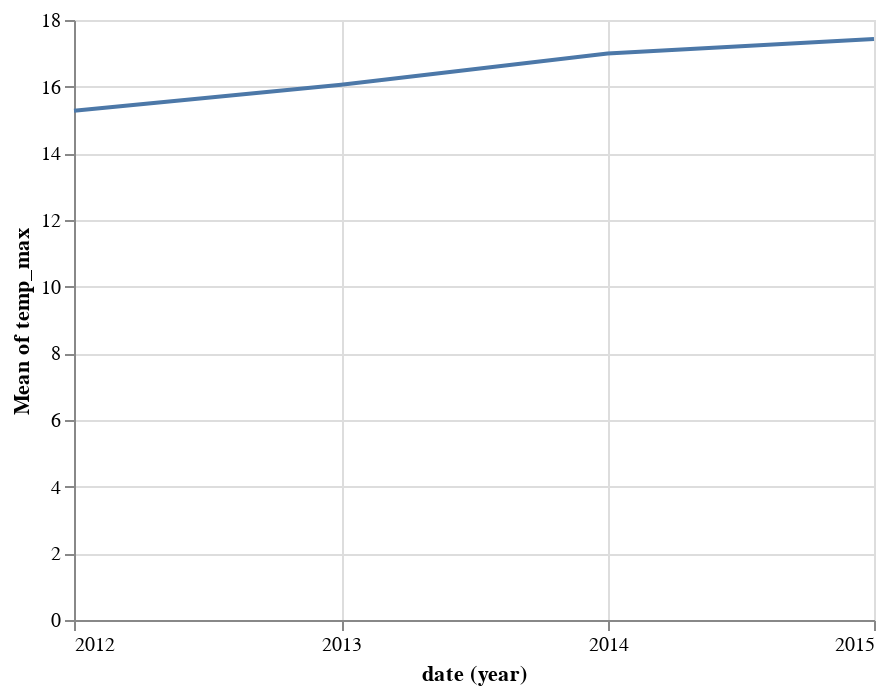

The notebook cell saved with this chart:
### Markdown cell above
In this chart, it looks as though the maximum temperature is increasing from year to year over the course of this relatively short baseline. To look closer into this, let’s instead look at the mean of the maximum daily temperatures for each year:

### Code cell
alt.Chart(df).mark_line().encode(
        x='year(date):T',
        y='mean(temp_max)',
    )

### Figure 1 — Vega-Lite specification as saved in the notebook (floating-point values rounded to 4 significant figures; data arrays with more than 128 entries replaced by an {"elided": "..."} marker saying what was removed)
{"$schema": "https://vega.github.io/schema/vega-lite/v2.4.3.json", "config": {"view": {"height": 300, "width": 400}}, "data": {"values": {"elided": "1461 records"}}, "encoding": {"x": {"field": "date", "timeUnit": "year", "type": "temporal"}, "y": {"aggregate": "mean", "field": "temp_max", "type": "quantitative"}}, "mark": "line"}
